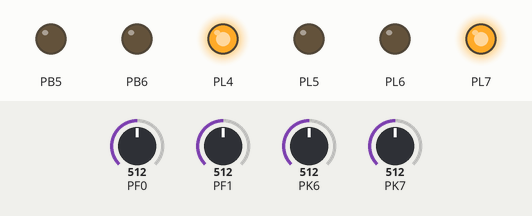
Simulated run of this program. Board: ATmega2560, built with avr-gcc and emulated at 16 MHz. Shown: output pins drawn as LEDs (lit = HIGH). Inputs (shaded band) come from the test bench; at power-on: PF0 = 512, PF1 = 512, PK6 = 512, PK7 = 512. What the program prints to the serial monitor is not drawn.

Above: at 0.05 s.
At 1.2 s:
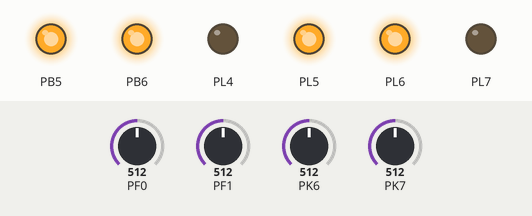
1.3 s: PF0 set to 716
3.4 s: PF1 set to 716
5.0 s: PK6 set to 716
7.1 s: PK7 set to 716
8.7 s: PF0 set to 992
10.8 s: PF1 set to 992
Timing chart, 0 to 13.4 s (numbered marks = the images above; inputs shaded):
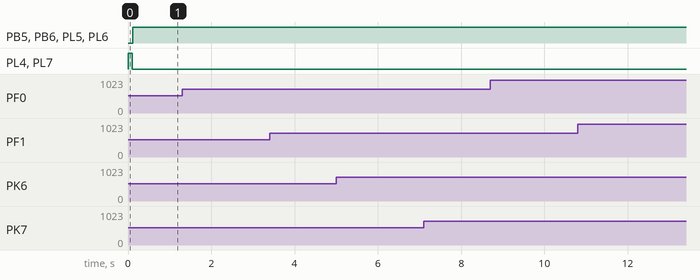

The program:

Robot.c
```c
//include this .c file's header file
#include "Robot.h"

#define MAX(x, y) (((x) > (y)) ? (x) : (y))  //Max and Min Macros to help with functions later
#define MIN(x, y) (((x) < (y)) ? (x) : (y))  //Uses ternary operators to select either the larger or smaller value


volatile uint8_t dataByte1=0, dataByte2=0, dataByte3=0, dataByte4=0;		// data bytes received
uint8_t sendDataByte1=0, sendDataByte2=0, sendDataByte3=0, sendDataByte4=0;		// data bytes sent
uint32_t current_ms=0, last_send_ms=0; //timer variables
volatile bool new_message_received_flag=false, auton=false;

int servoComp1 = 1000; //Initial duty cycle
int servoComp2 = 1000;
static char serial_string[200] = {0};

int main(void)
{
	//Variable Declaration
	int xInput, yInput;

	//initialization code
	adc_init();
	serial0_init();
	serial2_init();

	DDRL |= (1<<PL7)|(1<<PL6)|(1<<PL5)|(1<<PL4);
	DDRB |= (1<<PB5)|(1<<PB6); //set pins 11 and 12 as output

	TCCR1A = 0; TCCR1B = 0; //Clear PWM registers
	TCCR1A |= (1 << WGM11); // set waveform gen mode to -> Phase correct, ICRn [1 0 1 0] - note registers
	TCCR1B |= (1 << WGM13);
	TCCR1A |= (1 << COM1A1) | (1 << COM1B1);  // Clear on up-count, set on down-count
	TCCR1B |= (1 << CS11);   //  Clock select bit -> 8 prescaler
	ICR1 = 10000; //Top value, Use TOP = Fm/2*Fb*PRE
	OCR1A = 0; // Initial comp values, Duty=COMP/TOP
	OCR1B = 0;

	UCSR2B |= (1 << RXCIE2); // Enable the USART Receive Complete interrupt (USART_RXC)

	milliseconds_init();
	sei();

	PORTL |= (1<<PL7);
	PORTL &= ~(1<<PL6);
	PORTL |= (1<<PL4);
	PORTL &= ~(1<<PL5);

	_delay_ms(100);
	while(1)//main loop
	{
		current_ms = milliseconds;
		//Send Data
		if(current_ms-last_send_ms >= 100) {//sending rate controlled here one message every 100ms (10Hz)
			sendData();
		}

		if (0) {
			auton = !auton;
		}

		if(auton) {
			xInput = (adc_read(1)-adc_read(2))*1;
			yInput = 500-adc_read(0);
		} else {
			if(new_message_received_flag){
			xInput = (dataByte3-126)*3;
			yInput = (dataByte4-126)*3;
			new_message_received_flag = false;
			}
		}
		driveFunction(xInput, yInput);

		sprintf(serial_string, "%4d", dataByte1);
		serial0_print_string(serial_string);

	}
	return(1);
}

//Function to Map values from a set of two intervals, to another set - Math from arduino reference
float mapF(float x, float in_min, float in_max, float out_min, float out_max) {
	return (x - in_min) * (out_max - out_min) / (in_max - in_min) + out_min;
}

//Generic function for driving motors, inputs are ["joystick x", "joystick y"]
void driveFunction(int xValue, int yValue){
	float leftValue, rightValue;
	int leftMotor, rightMotor;

	//Angle in degrees of input
	float mag = sqrt(xValue*xValue + yValue*yValue); //hypotenuse
	float angle = ((acos(abs(xValue) / mag))*180)/M_PI; //angle in rads + degree conversion
	if (isnan(angle) == true) { angle = 0; } //account for NaN value

	//Calculation for Coefficient of turn
	float turnCoefficient = -1 + (angle / 90)*2;
	float turn = turnCoefficient * abs(abs(yValue) - abs(xValue));
	turn = round(turn * 100)/100;

	//ensure the larger value is used
	float move = MAX(abs(yValue), abs(xValue));

	if ((xValue >= 0 && yValue >= 0) || (xValue < 0 && yValue < 0)) {
		leftValue = move;
		rightValue = turn;
	} else {
		leftValue = turn;
		rightValue = move;
	}

	// Reverse
	if(yValue < 0){
		leftValue = 0 - leftValue;
		rightValue = 0 - rightValue;
	}

	leftMotor = mapF(leftValue, -512, 512, -10000, 10000);
	rightMotor = mapF(rightValue, -512, 512, -10000, 10000);


	if(rightMotor > 100){
		PORTL |= (1<<PL7);
		PORTL &= ~(1<<PL6);
	} else if(rightMotor < -100){
		PORTL |= (1<<PL6);
		PORTL &= ~(1<<PL7);
	} else { rightMotor = 0; }

	if(leftMotor > 100){
		PORTL |= (1<<PL4);
		PORTL &= ~(1<<PL5);
	} else if(leftMotor < -100){
		PORTL |= (1<<PL5);
		PORTL &= ~(1<<PL4);
	} else { leftMotor = 0; }

	OCR1A = abs(rightMotor);
	OCR1B = abs(leftMotor);
}

//Sending data over serial
void sendData(){
	if(adc_read(0)/4 > 253) {sendDataByte1 = 253;} else {sendDataByte1 = adc_read(0)/4;} // update bytes to new values if they are not greater than 253
	if(adc_read(1)/4 > 253) {sendDataByte2 = 253;} else {sendDataByte2 = adc_read(1)/4;}
	if(adc_read(14)/4 > 253) {sendDataByte3 = 253;} else {sendDataByte3 = adc_read(14)/4;}
	if(adc_read(15)/4 > 253) {sendDataByte4 = 253;} else {sendDataByte4 = adc_read(15)/4;}

	last_send_ms = current_ms;
	serial2_write_byte(0xFF); 		//send start byte = 255
	serial2_write_byte(sendDataByte1);
	serial2_write_byte(sendDataByte2);
	serial2_write_byte(sendDataByte3);
	serial2_write_byte(sendDataByte4);
	serial2_write_byte(0xFE); 		//send stop byte = 254
}

//Receiving data from serial
ISR(USART2_RX_vect)  // ISR executed whenever a new byte is available in the serial buffer
{
	static uint8_t recvByte1=0, recvByte2=0, recvByte3=0, recvByte4=0;		// data bytes received
	static uint8_t serial_fsm_state=0;									// used in the serial receive ISR
	uint8_t	serial_byte_in = UDR2; //move serial byte into variable

	switch(serial_fsm_state) //switch by the current state
	{
		case 0:
		//do nothing, if check after switch case will find start byte and set serial_fsm_state to 1
		break;
		case 1: //waiting for first parameter
		recvByte1 = serial_byte_in;
		serial_fsm_state++;
		break;
		case 2: //waiting for second parameter
		recvByte2 = serial_byte_in;
		serial_fsm_state++;
		break;
		case 3: //waiting for third parameter
		recvByte3 = serial_byte_in;
		serial_fsm_state++;
		break;
		case 4: //waiting for forth parameter
		recvByte4 = serial_byte_in;
		serial_fsm_state++;
		break;
		case 5: //waiting for stop byte
		if(serial_byte_in == 0xFE) //stop byte
		{
			// now that the stop byte has been received, set a flag so that the
			// main loop can execute the results of the message
			dataByte1 = recvByte1;
			dataByte2 = recvByte2;
			dataByte3 = recvByte3;
			dataByte4 = recvByte4;

			new_message_received_flag=true;
		}
		// if the stop byte is not received, there is an error, so no commands are implemented
		serial_fsm_state = 0; //do nothing next time except check for start byte (below)
		break;
	}
	if(serial_byte_in == 0xFF) //if start byte is received, we go back to expecting the first data byte
	{
		serial_fsm_state=1;
	}
}
```

Robot.h
```c
//Example ATmega2560 Project
//File: ATmega2560Project.h
//Author: Robert Howie

#ifndef ROBOT_H_ //double inclusion guard
#define ROBOT_H_

//include standard libraries
#include <avr/io.h>
#include <avr/interrupt.h>
#include <stdbool.h>
#include <stdlib.h>
#include <util/delay.h>
#include <stdio.h>

//include header files
#include "../serial.h" //minimal serial lib
#include "../adc.h" //minimal adc lib
#include "../milliseconds.h" //milliseconds timekeeping lib

//constants
//constants
#define BIG_NUMBER 120000
#define SERIAL_PRINT_MESSAGE "Hello student!\n"
#define BUILD_DATE __TIME__ " " __DATE__"\n"

#endif /* ATMEGA2560_H_ */
```

adc.c
```c
/*
 * adc.c
 *
 * Created: 02 May 13:56:09
 *  Author: Robert
 */

#include "adc.h"

//set up the analogue to digital converter
void adc_init(void)
{
	ADCSRA = (1<<ADPS2)|(1<<ADPS1)|(1<<ADPS0); // set ADC prescaler to 128
	ADMUX = (1<<REFS0); //use internal Vcc AREF, remember to ensure capacitor is attached to AREF pin
	ADCSRB = 0; //ADC0 source, single conversion mode
	ADCSRA |= (1<<ADEN); //enable ADC
}

uint16_t adc_read(uint8_t channel)
{
	if((channel>=0)&(channel<=7))
	{
		ADCSRB &= ~(1<<MUX5); //clear mux5
		ADMUX = (ADMUX&(0xE0))|(channel&0x07); //set remaining mux bits
	}
	else if((channel>=8)&(channel<=15))
	{
		ADCSRB |= (1<<MUX5); //set mux5
		ADMUX = (ADMUX&(0xE0))|(channel&0x07); //set remaining mux bits
	}
	ADCSRA |= (1<<ADSC); //start conversion
	while(ADCSRA&(1<<ADSC)){} //wait for conversion to finish
	return(ADC);
}
```

adc.h
```c
/*
 * adc.h
 *
 * Created: 02 May 13:56:21
 *  Author: Robert
 */


#ifndef ADC_H_
#define ADC_H_

# include <avr/io.h>

void adc_init(void);
uint16_t adc_read(uint8_t channel);

#endif /* ADC_H_ */
```

milliseconds.c
```c
/*
 * milliseconds.c
 *
 * Created: 05 May 09:36:33
 *  Author: Robert
 */

#include "milliseconds.h"

//global variable
volatile uint32_t milliseconds = 0;

//set up timer one to generate an output compare interrupt on channel A every 1 millisecond
void milliseconds_init(void)
{
	TCCR5A = 0; //no pin outputs required
	TCCR5B = (1<<WGM52); //CTC mode
	TCNT5 = 0; //reset timer
	OCR5A = 15999; //generate an interrupt once per millisecond
	TIMSK5 |= (1<<OCIE5A); //Output Compare Interrupt Enable 1 A
	TCCR5B |= (1<<CS50); //set prescaler to 1, starting timer
	sei(); // enable global interrupts
}

ISR(TIMER5_COMPA_vect)
{
	//interrupt flag in ICF1 will be automatically cleared
	milliseconds++; //increment number of milliseconds since boot
}
```

milliseconds.h
```c
/*
 * milliseconds.h
 *
 * Created: 05 May 09:37:34
 *  Author: Robert
 */


#ifndef MILLISECONDS_H_
#define MILLISECONDS_H_

#include <avr/io.h>
#include <avr/interrupt.h>

//declare global variable
extern volatile uint32_t milliseconds;

//function prototype
void milliseconds_init(void);


#endif /* MILLISECONDS_H_ */
```

serial.c
```c
//Example ATmega2560 Project
//File: serial.h
//Author: Robert Howie
//Created: 2 March 2015
//V1.0 Basic serial setup for printing to the serial terminal

//Derived from: http://www.github.com/abcminiuser/avr-tutorials/blob/master/USART/Output/USART.pdf?raw=true by Dean Camera
//See http://www.fourwalledcubicle.com/AVRArticles.php for more

#include "serial.h"

void serial0_init(void)
{
	UCSR0B = (1<<RXEN0)|(1<<TXEN0); //turn on the transmission and reception circuitry
	UCSR0C = (1<<UCSZ00)|(1<<UCSZ01); //use 8- bit character sizes
	UBRR0 = BAUD_PRESCALE; //load baud rate prescaler into register
} //end serial2_init

void serial1_init(void)
{
	UCSR1B = (1<<RXEN1)|(1<<TXEN1); //turn on the transmission and reception circuitry
	UCSR1C = (1<<UCSZ10)|(1<<UCSZ11); //use 8- bit character sizes
	UBRR1 = BAUD_PRESCALE; //load baud rate prescaler into register
} //end serial2_init

void serial2_init(void)
{
	UCSR2B = (1<<RXEN2)|(1<<TXEN2); //turn on the transmission and reception circuitry
	UCSR2C = (1<<UCSZ20)|(1<<UCSZ21); //use 8- bit character sizes
	UBRR2 = BAUD_PRESCALE; //load baud rate prescaler into register
} //end serial2_init

void serial3_init(void)
{
	UCSR3B = (1<<RXEN3)|(1<<TXEN3); //turn on the transmission and reception circuitry
	UCSR3C = (1<<UCSZ30)|(1<<UCSZ31); //use 8- bit character sizes
	UBRR3 = BAUD_PRESCALE; //load baud rate prescaler into register
} //end serial3_init

void serial0_print_string(char * string_pointer) //function to print a string via serial
{
	while(*string_pointer) //while not null character (end of string)
	{
		while((UCSR0A&(1<<UDRE0))==0){} //wait until data register is ready
		UDR0 = *string_pointer; //send what's at the string pointer to serial data register
		string_pointer++; //increment string pointer to go to next letter in string
	}
} //end serial0_print_string

void serial0_write_byte(uint8_t data_byte)
{
	while((UCSR0A&(1<<UDRE0))==0){} //wait until data register is ready
	UDR0 = data_byte;
}

void serial1_print_string(char * string_pointer) //function to print a string via serial
{
	while(*string_pointer) //while not null character (end of string)
	{
		while((UCSR1A&(1<<UDRE1))==0){} //wait until data register is ready
		UDR1 = *string_pointer; //send what's at the string pointer to serial data register
		string_pointer++; //increment string pointer to go to next letter in string
	}
} //end serial1_print_string

void serial1_write_byte(uint8_t data_byte)
{
	while((UCSR1A&(1<<UDRE1))==0){} //wait until data register is ready
	UDR1 = data_byte;
}

void serial2_print_string(char * string_pointer) //function to print a string via serial
{
	while(*string_pointer) //while not null character (end of string)
	{
		while((UCSR2A&(1<<UDRE2))==0){} //wait until data register is ready
		UDR2 = *string_pointer; //send what's at the string pointer to serial data register
		string_pointer++; //increment string pointer to go to next letter in string
	}
} //end serial2_print_string

void serial2_write_byte(uint8_t data_byte)
{
	while((UCSR2A&(1<<UDRE2))==0){} //wait until data register is ready
	UDR2 = data_byte;
}

void serial3_print_string(char * string_pointer) //function to print a string via serial
{
	while(*string_pointer) //while not null character (end of string)
	{
		while((UCSR3A&(1<<UDRE3))==0){} //wait until data register is ready
		UDR3 = *string_pointer; //send what's at the string pointer to serial data register
		string_pointer++; //increment string pointer to go to next letter in string
	}
} //end serial3_print_string

void serial3_write_byte(uint8_t data_byte)
{
	while((UCSR3A&(1<<UDRE3))==0){} //wait until data register is ready
	UDR3 = data_byte;
}
```

serial.h
```c
/*
 * Serial.h
 *
 * Created: 2/03/2015 5:41:43 PM
 *  Author: Robert
 */


#ifndef SERIAL_H_
#define SERIAL_H_

//include libraries
# include <avr/io.h>

//macros
# define BAUD_PRESCALE ((((F_CPU/16)+(USART_BAUDRATE/2))/(USART_BAUDRATE))-1)

//function prototypes
void serial0_init(void);
void serial0_print_string(char * string_pointer);
void serial0_write_byte(uint8_t data_byte);

void serial1_init(void);
void serial1_print_string(char * string_pointer);
void serial1_write_byte(uint8_t data_byte);

void serial2_init(void);
void serial2_print_string(char * string_pointer);
void serial2_write_byte(uint8_t data_byte);

void serial3_init(void);
void serial3_print_string(char * string_pointer);
void serial3_write_byte(uint8_t data_byte);

#endif /* SERIAL_H_ */
```

Measured:
- after the input at 1.3 s, every drawn part: stays the same
- after the input at 3.4 s, every drawn part: stays the same
- after the input at 5.0 s, every drawn part: stays the same
- after the input at 7.1 s, every drawn part: stays the same
- after the input at 8.7 s, every drawn part: stays the same
- after the input at 10.8 s, every drawn part: stays the same
